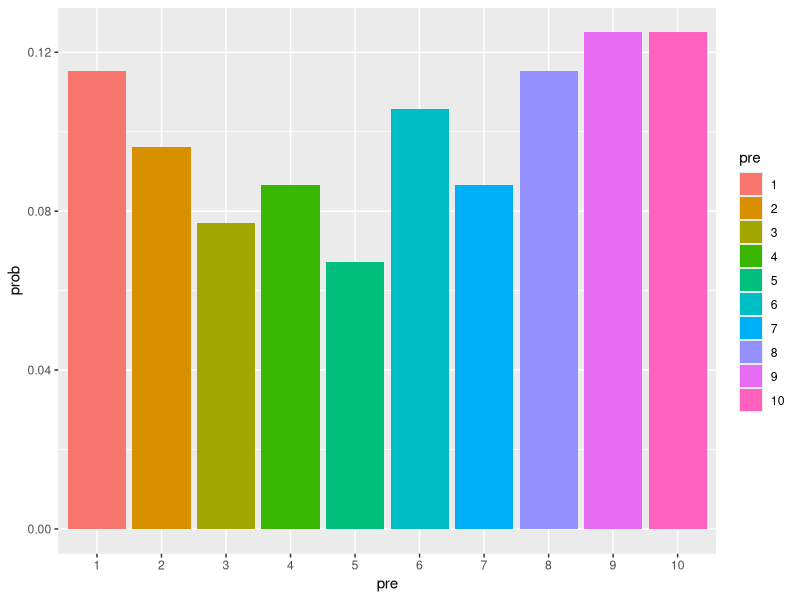
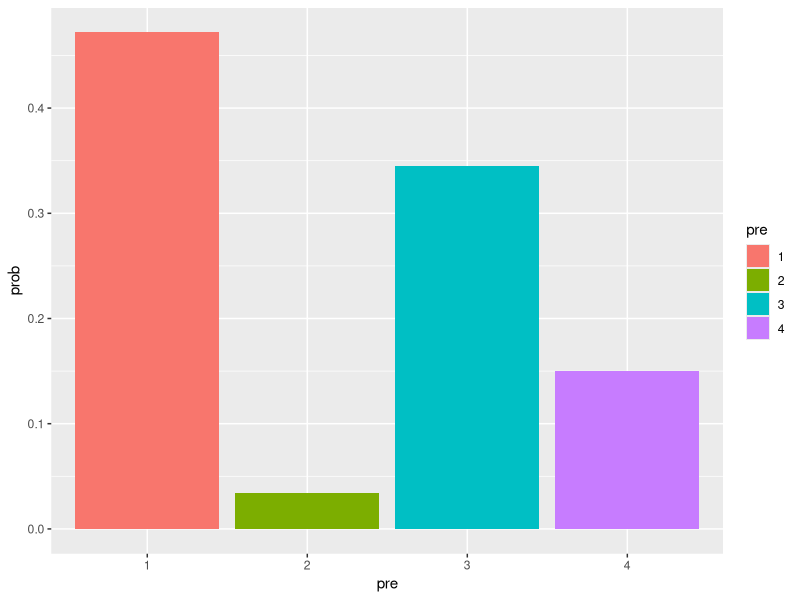
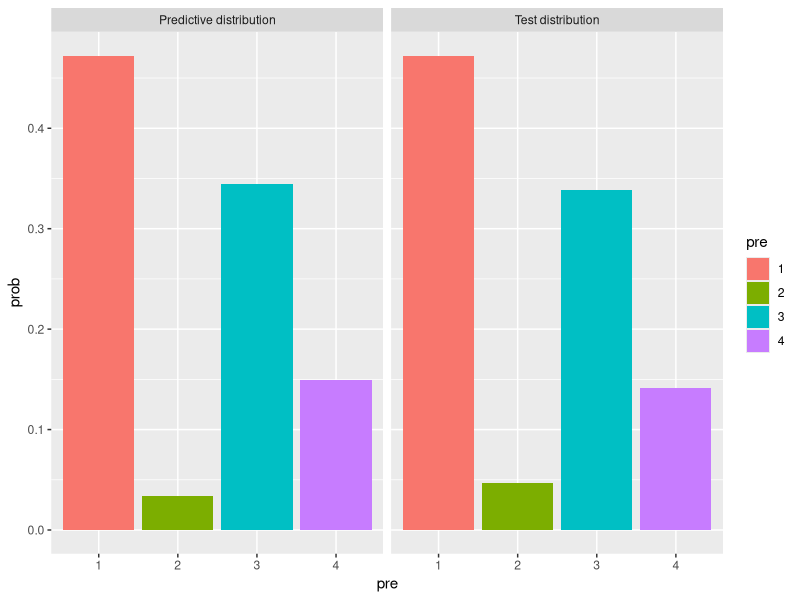

Generate these figures, in order, with R:
## ---- chunk 1
knitr::opts_chunk$set(tidy = TRUE, cache = TRUE, message = FALSE)
library(dplyr)
library(knitr)
library(kableExtra)
## ---- chunk 2
# assume state being from 1 to d
f = function(y, alpha) {
  d = length(unique(y))
  n = length(y)
  yt = y[n] # the state at time t
  N = rep(0, d)
  for(t in 2:n){
    to = y[t]
    from = y[t-1]
    if(from == yt) {
      N[to] = N[to] + 1
    }
  }
  Nalpha = N + alpha
  pred = Nalpha/sum(Nalpha) # predicted probabilities
  names(pred) = paste('y[t+1]=', 1:d, seq='')
  # barplot(pred, col = rainbow(d))
  require(ggplot2)
  dt = data.frame(prob = pred, pre = factor(1:d))
  p = ggplot(data = dt, aes(x = pre, prob, fill = pre)) + 
    geom_bar(position="dodge", stat="identity")
  print(p)
  return(pred)
}
## ---- chunk 3
d = 10 # number of states
set.seed(10)
y_10 = sample(d, size = 1000, replace = TRUE) # simulated time series
y_10[1000]
alpha = rep(1,d) # prior
(p10 = f(y_10, alpha))
## ---- chunk 4
d = 4 # number of states
set.seed(4)
trans_m = matrix(runif(16), nrow = 4)
trans_m = trans_m / t(colSums(trans_m) %*% t(rep(1, d)))
# transition matrix Lambda, lambda_ij = prob from j to i
trans_m
y1 = 1
l = 1500
y = rep(NA, l)
y[1] = y1
for(t in 2:l) {
  y[t] = sample(d, size = 1, prob = trans_m[,y[t-1]])
}
# split to train and test
train = y[1:1000]
test = y[1001:1500]
# y_t = 1
train[1000]
alpha = rep(1,d) # prior
(p4 = f(train, alpha))
## ---- chunk 5
# expected score for test 1 using Brier 
sum(p10*(1-p10)^2)
# expected score for test 1 using Brier
sum(p4*(1-p4)^2)
## ---- chunk 6
d = 4
yt = 3
Nfrom1 = rep(0, 4)
for(t in 2:500){
  to = y[t]
  from = y[t-1]
  if(from == yt) {
    Nfrom1[to] = Nfrom1[to] + 1
  }
}
p_test = Nfrom1/sum(Nfrom1)
dt2 = data.frame(
  prob = c(p4, p_test), # probability
  pre = factor(rep(1:d, 2)),
  fr = rep(c('Predictive distribution', 'Test distribution'), each = 4)
)
ggplot(data = dt2, aes(x = pre, prob, fill = pre)) + 
  geom_bar(position="dodge", stat="identity") + 
  facet_wrap(~fr)
